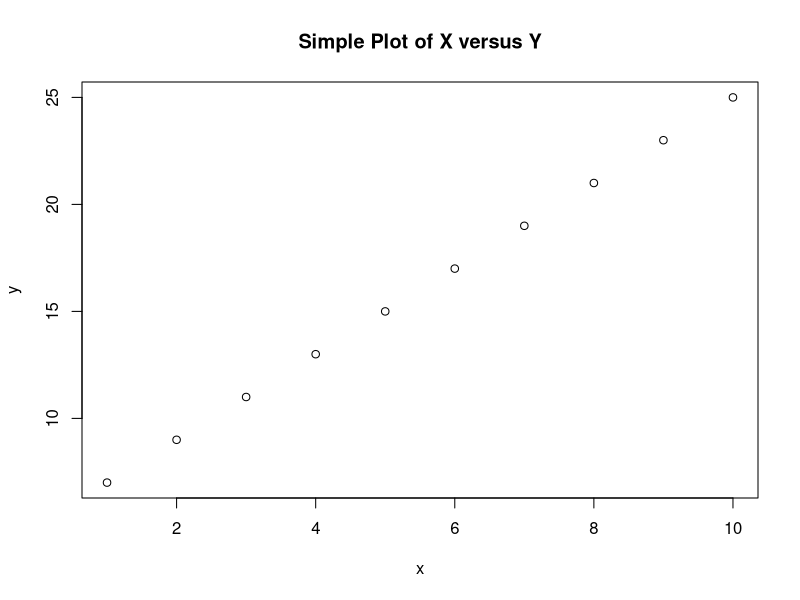

Source code (R):
## ---- chunk 1
'echo: false'

## ---- chunk 2
x <- (1:10)
y <- 2*x + 5

plot(x = x,
     y = y,
     main = "Simple Plot of X versus Y")


## ---- chunk 3
students <- data.frame(
name = c("Ana","Ben","Cara","Dan"),
grade = c(82, 75, 91, 68)
)

students

'echo: true'

avg_grade <- sum(students$grade)/length(students$name)
avg_grade

